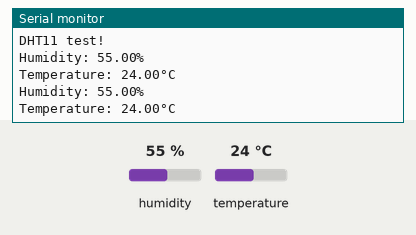
Simulated run of this sketch. Board: Arduino Mega 2560, built with avr-gcc and run on an emulated ATmega2560. Parts: the last lines printed to the serial monitor. The inputs (shaded band) are chosen by the test bench; at power-on: humidity 55 %, temperature 24 °C.

Above: at 4.8 s.
4.9 s: humidity set to 22 %
At 7.5 s:
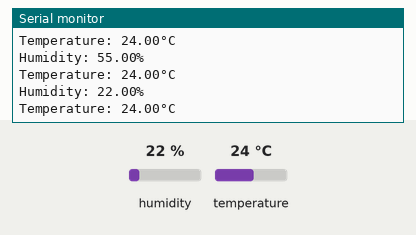
7.9 s: temperature set to 12 °C
At 8.7 s:
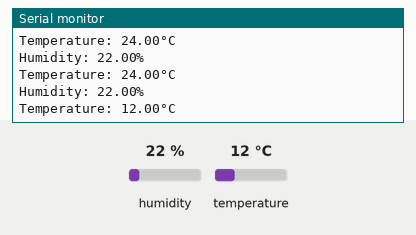
10.9 s: humidity set to 40 %
At 13.5 s:
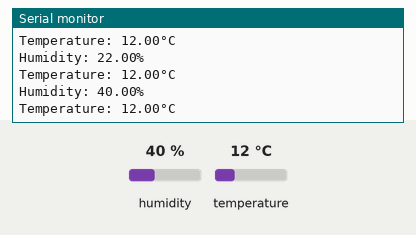
Timing chart, 0 to 15.0 s (numbered marks = the images above; inputs shaded):
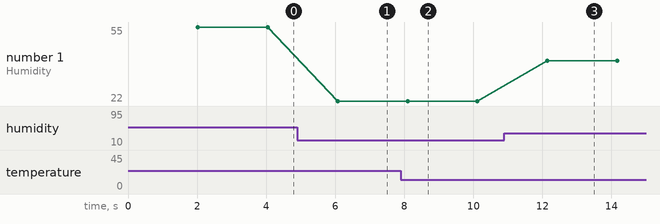

The sketch:

14._ESP_DHT.ino
```cpp
// Example testing sketch for various DHT humidity/temperature sensors
// Written by ladyada, public domain

// REQUIRES the following Arduino libraries:
// - DHT Sensor Library: https://github.com/adafruit/DHT-sensor-library
// - Adafruit Unified Sensor Lib: https://github.com/adafruit/Adafruit_Sensor

#include "DHT.h"

#define DHTPIN 22     // Digital pin connected to the DHT sensor
// Feather HUZZAH ESP8266 note: use pins 3, 4, 5, 12, 13 or 14 --
// Pin 15 can work but DHT must be disconnected during program upload.

// Uncomment whatever type you're using!
#define DHTTYPE DHT11   // DHT 11
//#define DHTTYPE DHT22   // DHT 22  (AM2302), AM2321
//#define DHTTYPE DHT21   // DHT 21 (AM2301)

// Connect pin 1 (on the left) of the sensor to +5V
// NOTE: If using a board with 3.3V logic like an Arduino Due connect pin 1
// to 3.3V instead of 5V!
// Connect pin 2 of the sensor to whatever your DHTPIN is
// Connect pin 4 (on the right) of the sensor to GROUND
// Connect a 10K resistor from pin 2 (data) to pin 1 (power) of the sensor

// Initialize DHT sensor.
// Note that older versions of this library took an optional third parameter to
// tweak the timings for faster processors.  This parameter is no longer needed
// as the current DHT reading algorithm adjusts itself to work on faster procs.
DHT dht(DHTPIN, DHTTYPE);

void setup() {
  Serial.begin(9600);
  Serial.println(F("DHT11 test!"));

  dht.begin();
}

void loop() {
  // Wait a few seconds between measurements.
  delay(2000);

  // Reading temperature or humidity takes about 250 milliseconds!
  // Sensor readings may also be up to 2 seconds 'old' (its a very slow sensor)
  float h = dht.readHumidity();
  // Read temperature as Celsius (the default)
  float t = dht.readTemperature();
  // Read temperature as Fahrenheit (isFahrenheit = true)
//  float f = dht.readTemperature(true);

  // Check if any reads failed and exit early (to try again).
  if (isnan(h) || isnan(t)) {
    Serial.println(F("Failed to read from DHT sensor!"));
    return;
  }

  // Compute heat index in Fahrenheit (the default)
  //float hif = dht.computeHeatIndex(f, h);
  // Compute heat index in Celsius (isFahreheit = false)
  //float hic = dht.computeHeatIndex(t, h, false);

  Serial.print(F("Humidity: "));
  Serial.println(String(h) + "%");

  Serial.print(F("Temperature: "));
  Serial.print(t);
  Serial.println(F("°C "));
}
```

Measured:
- after the input at 4.9 s, the serial monitor: prints a new line after 1.2 s (image 1)
- after the input at 7.9 s, the serial monitor: prints a new line after 0.21 s (image 2)
- after the input at 10.9 s, the serial monitor: prints a new line after 1.2 s (image 3)
- plotted number 1: 55 → 22 after the input at 4.9 s, 22 → 40 after the input at 10.9 s
